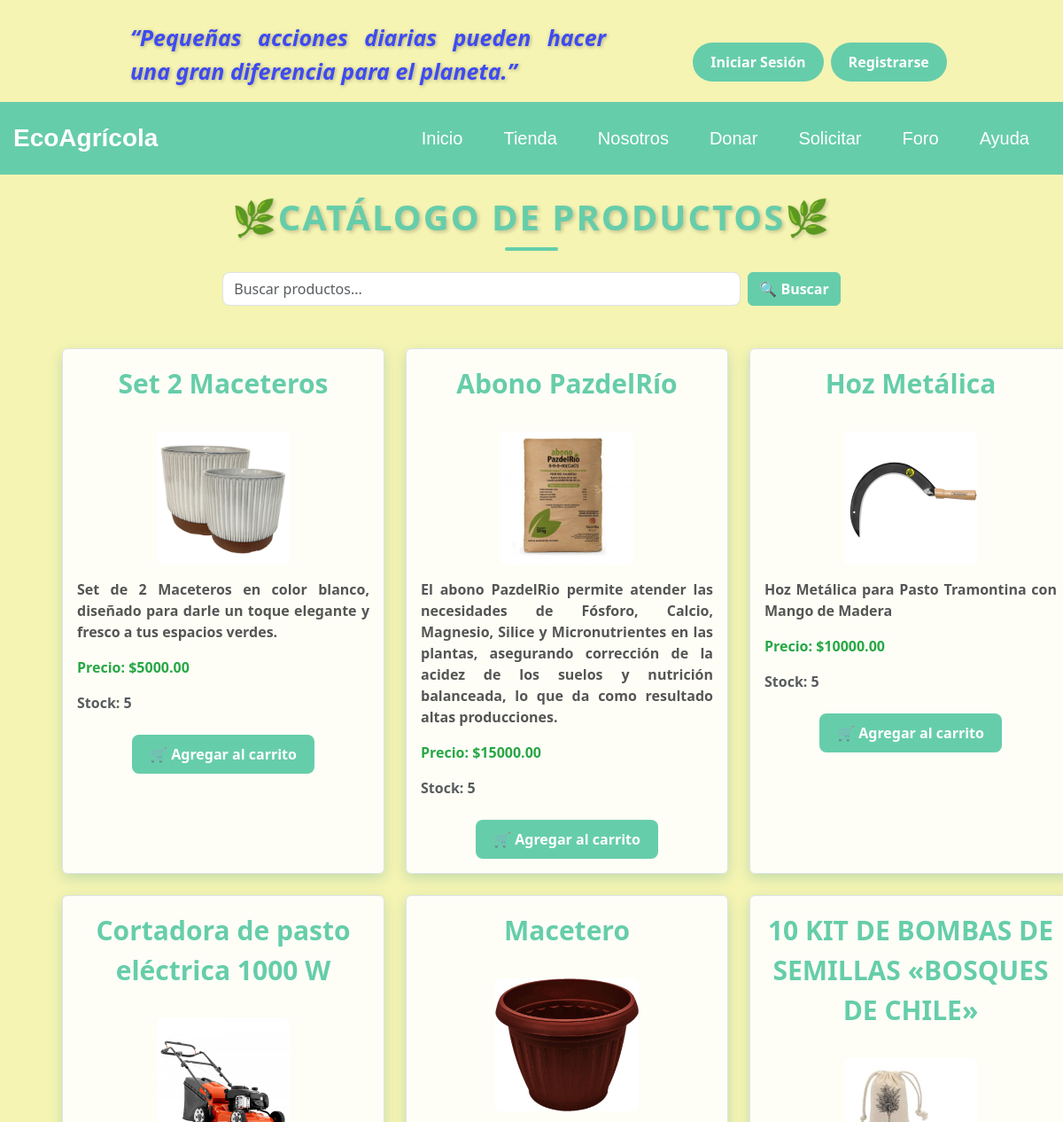
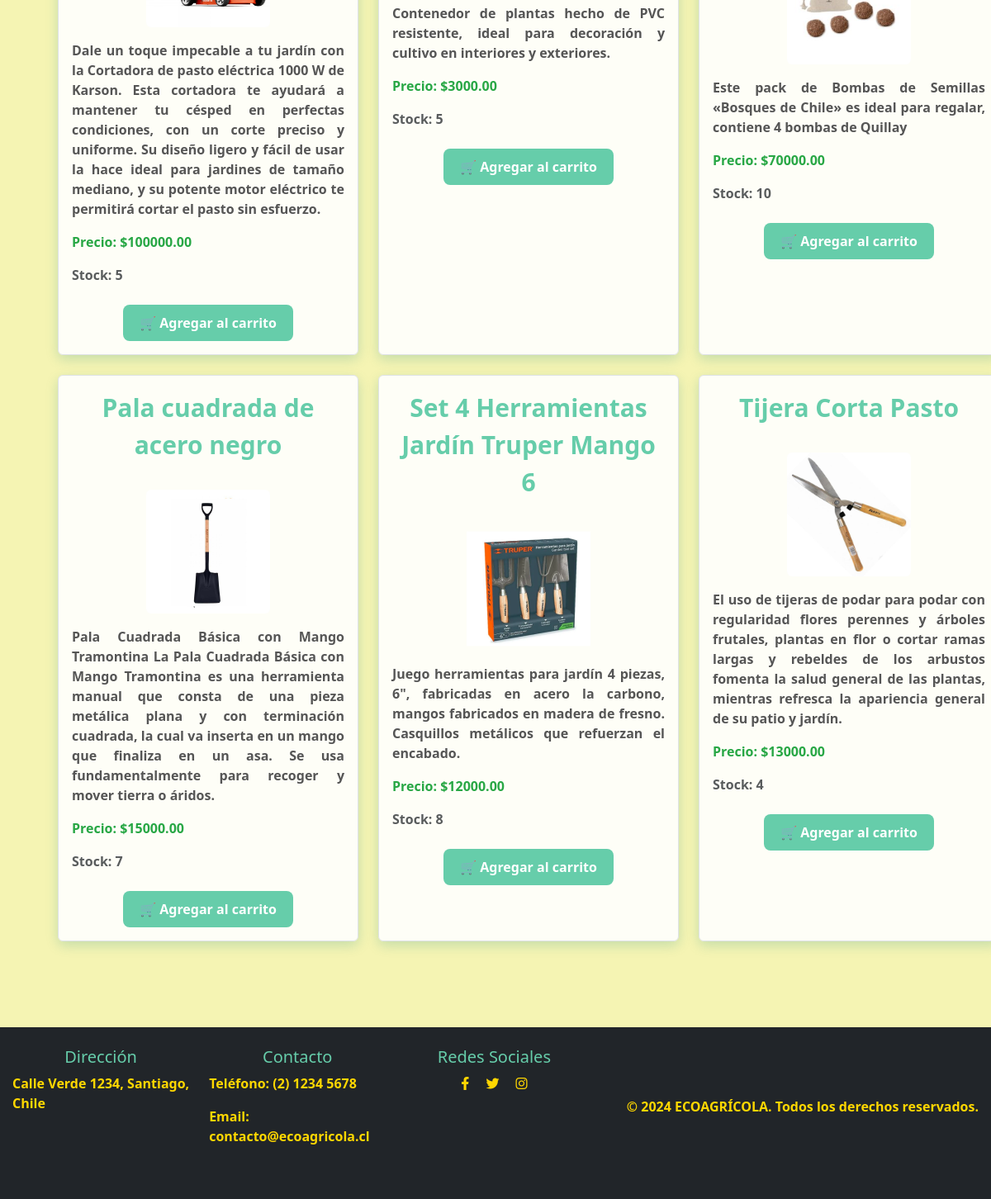
/productos/, run on the app's committed database (2 pictures, top to bottom).
### core/models.py (models this page shows, shortened)
class Producto(models.Model):
    nombre = models.CharField(max_length=100)
    categoria = models.CharField(max_length=100)
    descripcion = models.TextField()
    precio = models.DecimalField(max_digits=10, decimal_places=2)
    imagen = models.ImageField(upload_to='productos/')
    stock = models.PositiveIntegerField()

### core/views.py (the view)
# urls.py: path('productos/', listar_productos, name='listar_productos'),
def listar_productos(request):
    productos = Producto.objects.all()
    return render(request, 'core/listar_productos.html', {'productos': productos})

### core/templates/core/listar_productos.html (shortened to what this page needs)
{% extends "core/base_generic.html" %}
{% block content %}
<!DOCTYPE html>
<html lang="es">
<head>
    {% load static %}
    <link href="https://cdn.jsdelivr.net/npm/bootstrap@5.3.3/dist/css/bootstrap.min.css" rel="stylesheet">
    <link rel="stylesheet" href="{% static 'core/css/style.css' %}">
</head>
<body>
      <div class="container d-flex flex-column align-items-center" style="margin-bottom: 80px;">
        <h1 class="section-title text-center my-4" style="color: #66CDAA; font-weight: bold;">🌿Catálogo de Productos🌿</h1>
        <div class="mb-4 w-100">
            <form class="d-flex justify-content-center" action="{% url 'buscar_productos' %}" method="GET">
                <input class="form-control me-2 w-50" type="search" placeholder="Buscar productos..." aria-label="Buscar" name="search" style="border-radius: 8px;">
                <button class="btn btn-outline-primary" type="submit" style="background-color: #66CDAA; color: white; border-color: #66CDAA; font-weight: bold;">🔍 Buscar</button>
            </form>
        </div>
        <div class="container mt-4" style="margin-left: 40px;">
            <div class="row justify-content-center">
                {% for producto in productos %}
                    <div class="col-12 col-sm-6 col-md-4 mb-4">
                        <div class="card border rounded h-100" style="background-color: rgba(255, 255, 255, 0.9); border: 3px solid #66CDAA; box-shadow: 0 5px 15px rgba(0, 128, 128, 0.2);">
                            <div class="card-body text-center">
                                <div class="product-name text-center mb-3">
                                    <a href="{% url 'detalle_producto' producto.pk %}" class="card-title" style="color: #66CDAA; font-weight: bold; text-decoration: none; font-size: 30px;">
                                        {{ producto.nombre }}
                                    </a>
                                </div>
                                <img
                                    src="{{ producto.imagen.url }}"
                                    alt="{{ producto.nombre }}"
                                    class="img-fluid rounded mt-3"
                                    style="max-height: 150px; object-fit: cover;"
                                >
                                <p class="producto-descripcion mt-3" style="color: #555;">{{ producto.descripcion }}</p>
                                <p class="producto-precio" style="color: #28a745; font-weight: bold;">Precio: ${{ producto.precio }}</p>
                                <p class="producto-stock text-muted">Stock: {{ producto.stock }}</p>
                                <div class="mt-4">
                                    <a
                                        class="btn btn-custom"
                                        href="{% url 'Add' producto.id %}"
                                        style="background-color: #66CDAA; color: white; font-weight: bold; border-radius: 8px; padding: 10px 20px;">
                                        🛒 Agregar al carrito
                                    </a>
                                </div>
                            </div>
                        </div>
                    </div>
                {% endfor %}
            </div>
        </div>
    </div>
</body>
</html>
{% endblock %}

### core/templates/core/base_generic.html (shortened to what this page needs)
<!doctype html>
<html lang="en"></html>
    <head>
        {% load static %}
        <link href="https://cdn.jsdelivr.net/npm/bootstrap@5.3.3/dist/css/bootstrap.min.css" rel="stylesheet">
        <link rel="stylesheet" href="{% static 'core/css/style.css' %}">
    </head>
    <body>
        <div class="container my-3">
            <div class="row align-items-start" style="padding: 0 20px;">
                <div class="col-md-7 text-start">
                    <p class="text-education mb-0" style="font-size: 25px; font-weight: 600;">
                        “Pequeñas acciones diarias pueden hacer una gran diferencia para el planeta.”
                    </p>
                </div>
                <div class="col-md-4 d-flex justify-content-end mt-4">
                    {% if user.is_authenticated %}
                        <a class="btn btn-custom me-2" href="{% url 'morstrar_carrito' %}" style=" color: white; font-weight: bold; border: none; border-radius: 25px; padding: 10px 20px; font-size: 1rem; transition: background-color 0.3s ease; text-decoration: none;">Ir al carrito</a>
                        <form method="post" action="{% url 'logout' %}" onsubmit="return confirm('¿Estás seguro de que quieres cerrar sesión?');">
                            {% csrf_token %}
                            <button class="btn btn-custom" type="submit" style=" color: white; font-weight: bold; border: none; border-radius: 25px; padding: 10px 20px; font-size: 1rem; transition: background-color 0.3s ease; text-decoration: none;">Cerrar sesión</button>
                        </form>
                    {% else %}
                        <a class="btn btn-custom me-2" href="{% url 'acceder' %}" style=" color: white; font-weight: bold; border: none; border-radius: 25px; padding: 10px 20px; font-size: 1rem; transition: background-color 0.3s ease; text-decoration: none;">Iniciar Sesión</a>
                        <a class="btn btn-custom" href="{% url 'register' %}" style=" color: white; font-weight: bold; border: none; border-radius: 25px; padding: 10px 20px; font-size: 1rem; transition: background-color 0.3s ease; text-decoration: none;">Registrarse</a>
                    {% endif %}
                </div>
            </div>
        </div>
        <nav class="navbar navbar-expand-md ">
            <div class="container">
                <a href="{% url 'home' %}" class="navbar-brand">EcoAgrícola</a>
                <div class="collapse navbar-collapse justify-content-end" id="navbarNav">
                    <ul class="navbar-nav">
                        <li class="nav-item"><a href="{% url 'home' %}" class="nav-link">Inicio</a></li>
                        <li class="nav-item"><a href="{% url 'listar_productos' %}" class="nav-link">Tienda</a></li>
                        <li class="nav-item"><a href="#nosotros" class="nav-link">Nosotros</a></li>
                        <li class="nav-item"><a href="{% url 'donacion' %}" class="nav-link">Donar</a></li>
                        <li class="nav-item"><a href="{% url 'solicitudes' %}" class="nav-link">Solicitar</a></li>
                        <li class="nav-item"><a href="{% url 'foro' %}" class="nav-link">Foro</a></li>
                        <li class="nav-item"><a href="#footer" class="nav-link">Ayuda</a></li>
                    </ul>
                </div>
            </div>
        </nav>
        {% block content %}{% endblock %}
        <footer id="footer" class="bg-dark text-white text-center py-4">
            <div class="container">
                <div class="row mb-4">
                    <div class="col-12 col-md-4">
                        <h5 style="color: #66CDAA;">Dirección</h5>
                        <p style="color: #FFD700;">Calle Verde 1234, Santiago, Chile</p>
                    </div>
                    <div class="col-12 col-md-4">
                        <h5 style="color: #66CDAA;">Contacto</h5>
                        <p style="color: #FFD700;">Teléfono: (2) 1234 5678</p>
                        <p style="color: #FFD700;">Email: contacto@ecoagricola.cl</p>
                    </div>
                    <div class="col-12 col-md-4">
                        <h5 style="color: #66CDAA;">Redes Sociales</h5>
                        <a href="#" style="color: #FFD700;" class="mx-2"><i class="fab fa-facebook-f"></i></a>
                        <a href="#" style="color: #FFD700;" class="mx-2"><i class="fab fa-twitter"></i></a>
                        <a href="#" style="color: #FFD700;" class="mx-2"><i class="fab fa-instagram"></i></a>
                    </div>
                </div>
                <p style="color: #FFD700;">&copy; 2024 ECOAGRÍCOLA. Todos los derechos reservados.</p>
            </div>
        </footer>
        <link rel="stylesheet" href="https://cdnjs.cloudflare.com/ajax/libs/font-awesome/6.0.0-beta3/css/all.min.css">
    </body>
</html>

### core/static/core/css/style.css (style rules this page uses)
html { scroll-behavior: smooth; }
body { background-color: #f5f4b3; height: 100%; margin: 0; padding: 0; display: flex; flex-direction: column; }
p { color: #0d09db; font-weight: bold; text-align: justify; }
.btn-custom { background-color: #66CDAA; border-color: #66CDAA; color: white; border: none; padding: 10px 20px; font-size: 16px; border-radius: 25px; transition: background-color 0.3s ease; }
.me-2 { margin-right: 10px; }
.text-education { font-style: italic; font-weight: 600; font-size: 20px; color: #3e4af1; margin-left: 112px; text-shadow: 1px 1px 4px rgba(0, 0, 0, 0.3); }
.navbar { background-color: #66CDAA; padding: 15px 0; font-family: Arial, sans-serif; }
.container { max-width: 1200px; margin: 0 auto; padding: 0 15px; display: flex; justify-content: space-between; align-items: center; }
.navbar-brand { font-size: 28px; color: white; text-decoration: none; font-weight: bold; }
.navbar-nav { list-style: none; padding: 0; margin: 0; display: flex; flex-direction: row; }
.nav-item { margin: 0 15px; }
.nav-link { font-size: 20px; color: white; text-decoration: none; transition: all 0.3s ease; padding: 10px 15px; border-radius: 5px; }
.section-title { color: #66CDAA; font-weight: bold; text-transform: uppercase; text-shadow: 2px 2px 4px rgba(0, 0, 0, 0.2); margin-bottom: 30px; position: relative; letter-spacing: 2px; }
.section-title::after { content: ""; width: 60px; height: 4px; background-color: #66CDAA; display: block; margin: 10px auto 0; border-radius: 2px; }
.details-box input[type="submit"], button { background-color: #2E8B57; color: white; padding: 10px 20px; border: none; cursor: pointer; }
input[type="submit"], button { background-color: #2E8B57; color: white; padding: 10px 20px; border: none; cursor: pointer; }
h1 { text-align: center; color: #343a40; }

### data on the page
Producto: nombre "Set 2 Maceteros", imagen (picture), descripcion "Set de 2 Maceteros en color blanco, diseñado para darle un toque elegante y fresco a tus espacios verdes.", precio "5000.00", stock "5"
Producto: nombre "Abono PazdelRío", imagen (picture), descripcion "El abono PazdelRio permite atender las necesidades de Fósforo, Calcio, Magnesio, Silice y Micronutrientes en las plantas, asegurando corrección de la acidez de los suelos y nutrición balanceada, lo que da como resultado altas producciones.", precio "15000.00", stock "5"
Producto: nombre "Hoz Metálica", imagen (picture), descripcion "Hoz Metálica para Pasto Tramontina con Mango de Madera", precio "10000.00", stock "5"
Producto: nombre "Cortadora de pasto eléctrica 1000 W", imagen (picture), descripcion "Dale un toque impecable a tu jardín con la Cortadora de pasto eléctrica 1000 W de Karson. Esta cortadora te ayudará a mantener tu césped en perfectas condiciones, con un corte preciso y uniforme. Su diseño ligero y fácil de usar la hace ideal para jardines de tamaño mediano, y su potente motor eléctrico te permitirá cortar el pasto sin esfuerzo.", precio "100000.00", stock "5"
Producto: nombre "Macetero", imagen (picture), descripcion "Contenedor de plantas hecho de PVC resistente, ideal para decoración y cultivo en interiores y exteriores.", precio "3000.00", stock "5"
Producto: nombre "10 KIT DE BOMBAS DE SEMILLAS «BOSQUES DE CHILE»", imagen (picture), descripcion "Este pack de Bombas de Semillas «Bosques de Chile» es ideal para regalar, contiene 4 bombas de Quillay", precio "70000.00", stock "10"
Producto: nombre "Pala cuadrada de acero negro", imagen (picture), descripcion "Pala Cuadrada Básica con Mango Tramontina La Pala Cuadrada Básica con Mango Tramontina es una herramienta manual que consta de una pieza metálica plana y con terminación cuadrada, la cual va inserta en un mango que finaliza en un asa. Se usa fundamentalmente para recoger y mover tierra o áridos.", precio "15000.00", stock "7"
Producto: nombre "Set 4 Herramientas Jardín Truper Mango 6", imagen (picture), descripcion "Juego herramientas para jardín 4 piezas, 6\", fabricadas en acero la carbono, mangos fabricados en madera de fresno. Casquillos metálicos que refuerzan el encabado.", precio "12000.00", stock "8"
Producto: nombre "Tijera Corta Pasto", imagen (picture), descripcion "El uso de tijeras de podar para podar con regularidad flores perennes y árboles frutales, plantas en flor o cortar ramas largas y rebeldes de los arbustos fomenta la salud general de las plantas, mientras refresca la apariencia general de su patio y jardín.", precio "13000.00", stock "4"
